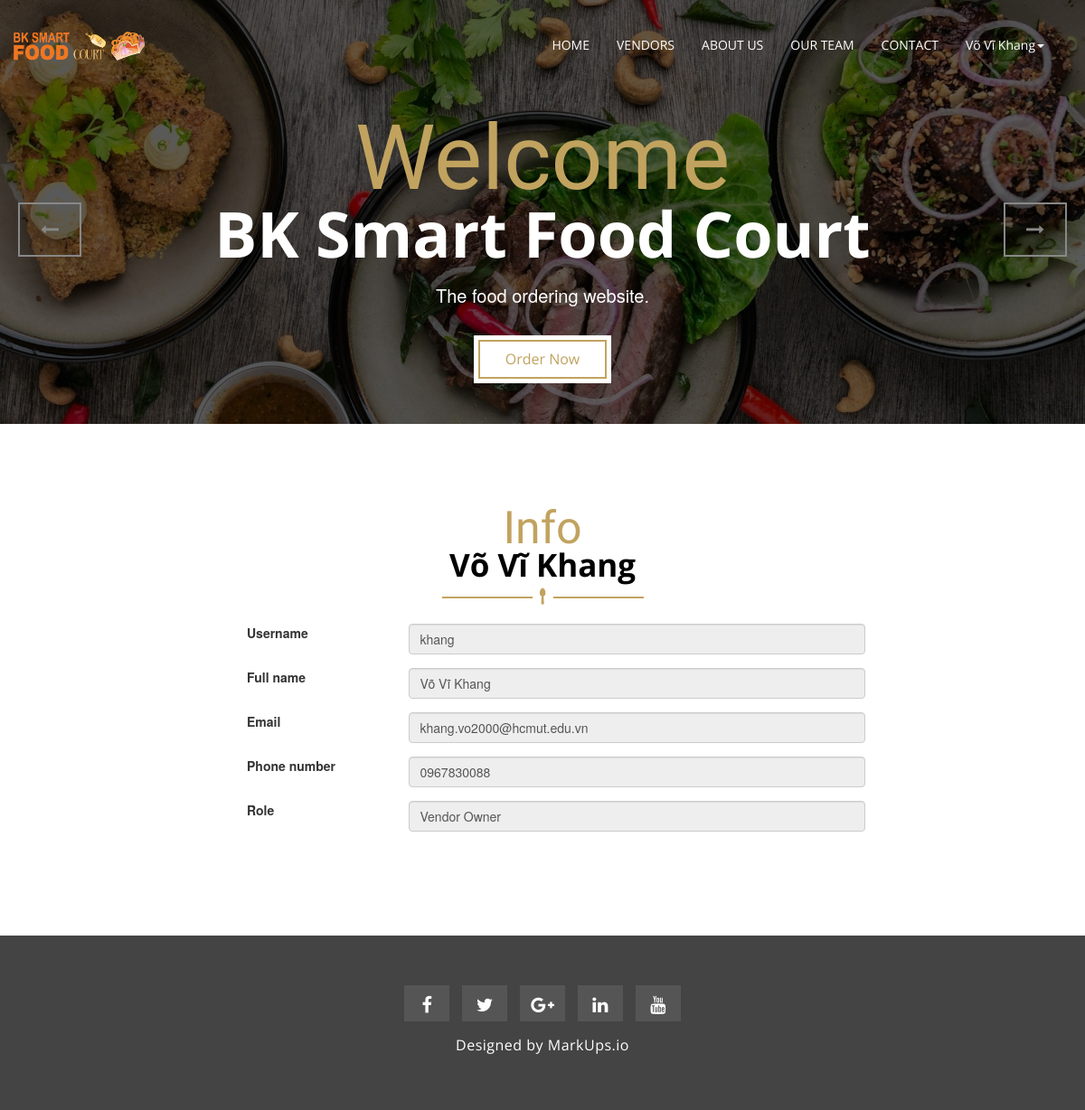
/index.php?c=info (signed in), run on the app's committed database.
### tables this page shows
CREATE TABLE `user` (
  `id` int(11) NOT NULL,
  `username` varchar(50) NOT NULL,
  `fullname` varchar(50) NOT NULL,
  `password` varchar(100) NOT NULL,
  `email` varchar(100) NOT NULL,
  `sdt` varchar(20) NOT NULL,
  `role` int(11) NOT NULL
);

CREATE TABLE `user_role` (
  `role` int(11) NOT NULL,
  `role_name` varchar(100) NOT NULL
);

### site/core/Base_Controller.php (called while the page is built, shortened)
<?php if (!defined('PATH_SYSTEM')) die('Bad requested!');
class Base_Controller extends Controller {
    public function load_header($header_name,$data) {
        global $Database;
        $data['header']['user'] = get_user($Database,$this->auth->username);
        if ($this->auth->isLogin()){
            $unchecked_message = get_unchecked_message($Database,get_user($Database,$this->auth->username)['id']);
        }
        $this->view->load($header_name,$data);
    }
    public function load_footer($footer_name,$data) {
        $this->view->load($footer_name,$data);
    }
}

### site/controller/Info_Controller.php (called while the page is built, shortened)
<?php if ( ! defined('PATH_SYSTEM')) die ('Bad requested!');
class Info_Controller extends Auth_Controller
{
    public function indexAction(){
        global $Database;
        $data['return'] = true;
        $data['title'] = "Info";
        $data['current_user'] = get_user($Database,$this->auth->username);
        if (isset($_GET['id']) and get_user_by_id($Database,intval($_GET['id']))!= false){
            $data['info'] = get_user_by_id($Database,intval($_GET['id']));
        }
        else {
            $data['info'] = $data['current_user'];
        }
        if ($this->auth->isAdmin()) {
            $this->load_header('header_Admin',$data);
            $this->view->load('info_Admin',$data);
            $this->load_footer('footer_Admin',$data);
        }
        else {
            $this->load_header('header',$data);
            $this->view->load('slider',$data);
            $this->view->load('info_User',$data);
            $this->load_footer('footer',$data);        }
    }
}

### index.php (called while the page is built, shortened)
<?php
require_once(PATH_SYSTEM . '/library/DB_Library.php');
load();

### system/library/DB_Library.php (called while the page is built, shortened)
<?php if ( ! defined('PATH_SYSTEM')) die ('Bad requested!');
class DB{
    private $db = null;
    public function __construct()
    {
        try {
            $this->db = new mysqli( DB_HOST, DB_USER, DB_PASS, DB_NAME );
            $this->db->set_charset( "utf8" );
        } catch ( Exception $e ) {
            die( 'Unable to connect to database' );
        }
    }
    public function query($query,$string_bind_param,$array_value_of_bind_param){
        $stmt = $this->db->prepare( $query );
        $stmt->bind_param($string_bind_param, ...$array_value_of_bind_param);
        $stmt->execute();
        $result = $stmt->get_result();
        return $result;
    }
}

### site/model/Db_Model.php (called while the page is built, shortened)
<?php if (!defined('PATH_SYSTEM')) die('Bad requested!');
function get_user($Database,$username){
    $statement = "SELECT * from user JOIN user_role where user.role = user_role.role and user.username=?";
    $result = $Database->query($statement, "s", array($username));
    if ($result->num_rows > 0) {
        while ($row = $result->fetch_assoc()) {
            $output[] = $row;
        }
        return $output[0];
    } else return false;
}
?>

### site/core/Auth_Controller.php (called while the page is built, shortened)
<?php if (!defined('PATH_SYSTEM')) die('Bad requested!');
class Auth_Controller extends Base_Controller {
    public function __construct() {
        global $Database;
        if ($this->auth->isVendorOwner() or $this->auth->isCook()){
            $_SESSION['own_vendor_id'] = get_vendor_id_by_user_id($Database,get_user($Database,$this->auth->username)['id'])['vendor_id'];
        }
        else $_SESSION['own_vendor_id'] = -1;
    }
}

### site/view/info_User.php (the view, shortened to what this page needs)
<section id="mu-about-us">
    <div class="container">
        <div class="row">
            <div class="col-md-12">
                <div class="mu-about-us-area">
                    <div class="mu-title">
                        <span class="mu-subtitle">Info</span>
                        <h2> <?= htmlspecialchars($info['fullname'], ENT_QUOTES, 'UTF-8'); ?></h2>
                        <i class="fa fa-spoon"></i>
                    </div>
                    <div class="container">
                        <div class="row center justify-content-center" style="margin: auto;">
                            <div class="col-md">
                                <div class="card mx-4">
                                    <div class="card-body p-4">
                                        <form class="form-horizontal" action="" method="post">
                                            <div class="form-group row">
                                                <label class="col-md-3 col-form-label" for="disabled-input">Username</label>
                                                <div class="col-md-9">
                                                    <input class="form-control" id="disabled-input" value='<?= $info['username']; ?>' type="text" placeholder="Disabled" disabled="">
                                                </div>
                                            </div>
                                            <div class="form-group row">
                                                <label class="col-md-3 col-form-label" for="text-input">Full name</label>
                                                <div class="col-md-9">
                                                    <input class="form-control" value='<?= htmlspecialchars($info['fullname'], ENT_QUOTES, 'UTF-8'); ?>' required id="text-input" disabled="" name="fullname" type="text" placeholder="New Username">
                                                </div>
                                            </div>
                                            <div class="form-group row">
                                                <label class="col-md-3 col-form-label" for="email-input">Email</label>
                                                <div class="col-md-9">
                                                    <input class="form-control" disabled="" required value='<?= htmlspecialchars($info['email'], ENT_QUOTES, 'UTF-8'); ?>' id="email-input" type="email" name="email" placeholder="Enter Email" autocomplete="email">
                                                </div>
                                            </div>
                                            <div class="form-group row">
                                                <label class="col-md-3 col-form-label" for="sdt-input">Phone number</label>
                                                <div class="col-md-9">
                                                    <input class="form-control" disabled="" required value='<?= $info['sdt']; ?>' id="sdt-input" name="sdt" placeholder="Enter phone number">
                                                </div>
                                            </div>
                                            <div class="form-group row">
                                                <label class="col-md-3 col-form-label">Role</label>
                                                <div class="col-md-9">
                                                    <input class="form-control" disabled="" required value='<?= htmlspecialchars($info['role_name'], ENT_QUOTES, 'UTF-8'); ?>'>
                                                </div>
                                            </div>
                                        </form>
                                    </div>
                                </div>
                            </div>
                        </div>
                    </div>
                </div>
            </div>
        </div>
    </div>
</section>

### site/view/header.php (shortened to what this page needs)
<!DOCTYPE html>
<html lang="en">
  <head>
    <link href="assets/css/font-awesome.css" rel="stylesheet">
    <link href="assets/css/bootstrap.css" rel="stylesheet">
    <link rel="stylesheet" type="text/css" href="assets/css/slick.css">
    <link rel="stylesheet" type="text/css" href="assets/css/bootstrap-datepicker.css">
    <link rel="stylesheet" href="assets/css/jquery.fancybox.css" type="text/css" media="screen" />
    <link id="switcher" href="assets/css/theme-color/default-theme.css" rel="stylesheet">
    <link href="style.css" rel="stylesheet">
  </head>
  <body>
  <header id="mu-header">
    <nav class="navbar navbar-default mu-main-navbar" role="navigation">
      <div class="container">
        <div class="navbar-header">
          <a class="navbar-brand" href="<?= PATH_INDEX ?>"><img src="assets/img/logo1.png" width="154" height="100" alt="Logo img"></a>
        </div>
        <div id="navbar" class="navbar-collapse collapse">
          <ul id="top-menu" class="nav navbar-nav navbar-right mu-main-nav">
            <li><a href="<?= PATH_INDEX ?>">HOME</a></li>
            <li><a href="<?= PATH_INDEX ?>?c=order">VENDORS</a></li>
            <li><a href="<?= PATH_INDEX ?>?c=load_page&page=about_us">ABOUT US</a></li>
            <li><a href="<?= PATH_INDEX ?>?c=load_page&page=our_team">OUR TEAM</a></li>
            <li><a href="<?= PATH_INDEX ?>?c=load_page&page=contact">CONTACT</a></li>
            <?php if (isset($_SESSION['role'])): ?>
            <li class="dropdown">
              <a class="dropdown-toggle" data-toggle="dropdown" href="blog-archive.html"><?= htmlspecialchars($header['user']['fullname'], ENT_QUOTES, 'UTF-8'); ?><span class="caret"></span></a>
            </li>
            <?php else: ?>
            <li><a href="<?= PATH_INDEX ?>?c=signup">SIGN UP</a></li>
            <li><a href="<?= PATH_INDEX ?>?c=login">LOGIN</a></li>
            <?php endif;?>
          </ul>
        </div>
      </div>
    </nav>
  </header>

### public/spicyX/assets/css/theme-color/default-theme.css (style rules this page uses)
.mu-title .mu-subtitle { color: #c1a35f; }
.mu-title i { color: #c1a35f; }

### public/spicyX/style.css (style rules this page uses)
ul { padding: 0; margin: 0; list-style: none; }
a { text-decoration: none; color: #333333; }
h1, h2, h3, h4, h5, h6 { font-family: "Open Sans", sans-serif; }
h2 { font-size: 30px; font-weight: 700; line-height: 40px; margin: 0; }
img { border: none; }
#mu-header { left: 0; right: 0; top: 0; position: fixed; z-index: 999; }
.mu-main-navbar { background-color: transparent; border: none; padding: 25px 0; border-radius: 0; -webkit-transition: all 0.5s; -moz-transition: all 0.5s; -ms-transition: all 0.5s; -o-transition: all 0.5s; transition: all 0.5s; }
.mu-main-navbar .mu-main-nav { font-family: "Open Sans", sans-serif; }
.mu-main-navbar .mu-main-nav li a { color: #fff; -webkit-transition: all 0.5s; -moz-transition: all 0.5s; -ms-transition: all 0.5s; -o-transition: all 0.5s; transition: all 0.5s; }
.mu-main-navbar .navbar-header .navbar-brand { padding: 0; margin-top: 8px; height: 34px; width: 145px; -webkit-transition: all 0.5s; -moz-transition: all 0.5s; -ms-transition: all 0.5s; -o-transition: all 0.5s; transition: all 0.5s; }
.mu-main-navbar .navbar-header .navbar-brand img { width: 100%; height: 100%; }
#mu-about-us { display: inline; float: left; width: 100%; padding: 100px 0; }
#mu-about-us .mu-about-us-area { display: inline; float: left; width: 100%; }
.mu-title { display: inline; float: left; width: 100%; margin-bottom: 20px; text-align: center; }
.mu-title .mu-subtitle { font-size: 50px; font-family: "Tangerine", cursive; line-height: 30px; }
.mu-title h2 { color: #000; font-size: 35px; margin-bottom: 5px; }
.mu-title i { font-size: 18px; }

### site/view/info_User.php (style rules this page uses)
.center { margin: auto; width: 60%; }

### data on the page
user: fullname "Võ Vĩ Khang", username "khang", email "khang.vo2000@hcmut.edu.vn", sdt "0967830088", role_name "Vendor Owner"
